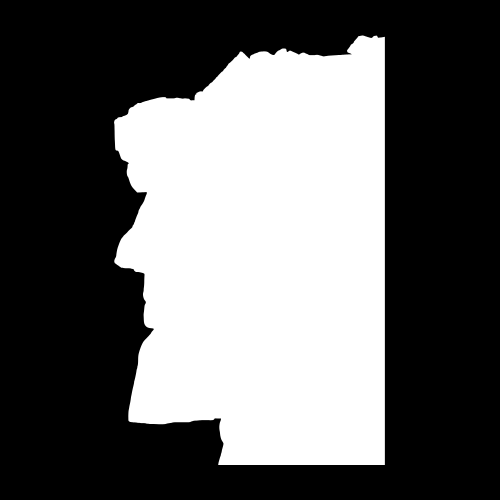
#> input picture brand/icon.png, 1000 x 1000 px (shown at 1/2 size)
$ python -i build_brand.py   (imports and definitions only)
#> lines starting #> are read from the running program, lines starting #| are printed output that depends on the picture; after the words box and inside, x2 and y2 are one past the last pixel; in counts of white or black regions, pixels touching at a corner belong together
### _paths.py
#!/usr/bin/env python3
# GRANITE_VERSION: 2026-10-06.5
"""
Where the code lives, so that every script and module is found by its bare name.

    import _paths                        # every code folder on the import path
    _paths.script("narrative.py")        # the one file of that name, to run
    _paths.find("keys.py")               # the same, or None where there is none
    _paths.locate("keys.py")             # the same, or ROOT / name where there is none
    _paths.code_files("fetch_*.py")      # every code file whose name matches
    _paths.ROOT                          # the repository root

THE FOLDERS. Code lives at the root (what people, workflows and schedulers run
by name), under src/ (everything those call, and in src/ops/ the operations
tools the workflows, the morning triage and a person run by their path:
src/README.md says which folder holds what and where a new file goes), in
watchers/ (the General Court lane) and in tests/. The data is not code and is
not here: README.md's "What's where" names its five folders. SRC_DIRS lists
the folders under src/; CODE_DIRS (every code folder) and SCRIPT_DIRS (the
root and src/, which the guards that read every script read) are made from
it. A new folder under src/ goes on SRC_DIRS in the same commit, and
preflight fails until it does.

NAMES ARE UNIQUE ACROSS THEM, and every import and every launch is by bare
name. So moving a file from one code folder to another changes no import, no
build_all step, no lane queue line and no command anything else starts:
`import narrative` and build_all's "narrative.py" find src/parse/narrative.py
exactly as they found ./narrative.py. preflight fails on two files of one
name, and script() refuses to choose between them.

THE BOOTSTRAP. Every runnable script starts with these lines, after its
docstring and before it imports anything of this project's:

    # The bootstrap: _paths.py, found above this file, puts every code folder on the import path.
    import sys
    from pathlib import Path
    sys.path += [str(p) for p in Path(__file__).resolve().parents if (p / "_paths.py").is_file()][:1]
    import _paths  # noqa: E402,F401

It walks up from the script's own file to the nearest folder holding this one,
so a script at the root and one three folders down under src/ start the same
way, from any working directory. It appends, so the root lands behind the
standard library and what is installed; the import below then puts every
code folder, the root among them, ahead of both, each once (_on_path). A
module imported later runs its own bootstrap and appends the root again,
behind everything, where it decides nothing. Where no _paths.py is above the
file, nothing is added and `import _paths` fails by name, which is the error
to see. preflight holds every runnable script to BOOTSTRAP, word for word,
and runs it from a folder under src/ to see the root come out in front.

LAUNCHING A SCRIPT. Anything that starts another of this project's scripts as
a process goes through script(): build_all's steps, nightly.run, the laptop's
evening job, the lane, livestreams' and the caption tools' children, and
preflight. script() takes a bare name, or a name with a folder in it as a
lane line has ("watchers/rest.py"), and finds the file by its bare name, so a
line written before a move still finds the file after it. That is why the
lane's queue never has to change: rewriting a line would run it again.

PATHS FOUND FROM A FILE. A module that needs the repository root uses ROOT,
not Path(__file__).parent, which is the root only while the file sits at it.

THE BROWSER'S FILES. bills.html, the template every record page is built
from, and the app.js, app.css and find.js it loads are code a builder reads
rather than runs. Since the folder move's stage 5 (8 October 2026) they sit in
src/pages/ beside the builders that read them, and dom_stub.js, the stand-in
for a browser that preflight runs app.js against in node, sits in tests/. A
builder reads them at src/pages/ under the folder it runs in, as it reads the
data, so that a fixture is built from the copies laid out in it. locate()
finds each by its bare name, as it finds a script (BROWSER), so that
versions.json, inventory and preflight name them as they did at the root; a
name with a folder in it is taken as written, because site/bills.html is the
built copy and not the source.

Nothing here reads data, asks the network or writes anything.
"""

import os
import sys
from pathlib import Path

ROOT = Path(__file__).resolve().parent

# Every folder that holds code, relative to the root, which is "". Order does
# not decide anything -- names are unique -- but it is the order a person
# reads them in: what is run by name, then src/ as src/README.md lists it,
# then the lane and the tests. A new folder under src/ goes on SRC_DIRS, and
# CODE_DIRS and SCRIPT_DIRS follow; a folder put on CODE_DIRS alone would be
# importable and yet unread by every guard that reads SCRIPT_DIRS.
SRC_DIRS = (
    "src/fetch/gc_web",
    "src/fetch/gc_db",
    "src/fetch/youtube",
    "src/fetch/other",
    "src/parse",
    "src/towns",
    "src/hearings",
    "src/pages",
    "src/checks",
    "src/lib",
    "src/ops",
)
CODE_DIRS = ("",) + SRC_DIRS + ("watchers", "tests")

# The root and src/: where every script that is neither the lane nor a test
# lives. Before src/ existed they were all at the root, so a guard that read
# the root's *.py reads these, and reads the same files after a move.
SCRIPT_DIRS = ("",) + SRC_DIRS

# The kinds of file locate() finds by a bare name besides a script: the
# browser's (see THE BROWSER'S FILES), in src/pages/ and tests/.
BROWSER = (".js", ".css", ".html")

# The lines every runnable script carries, word for word (see THE BOOTSTRAP).
BOOTSTRAP = (
    "# The bootstrap: _paths.py, found above this file, puts every code folder on the import path.\n"
    "import sys\n"
    "from pathlib import Path\n"
    "sys.path += [str(p) for p in Path(__file__).resolve().parents"
    " if (p / \"_paths.py\").is_file()][:1]\n"
    "import _paths  # noqa: E402,F401\n"
)


def code_dirs(root=None, dirs=CODE_DIRS):
    """The folders of `dirs` that exist under `root` (this repository's by
    default), as absolute paths, in that order."""
    base = Path(root).resolve() if root is not None else ROOT
    return [base / d if d else base for d in dirs if (base / d).is_dir()]


# [50 lines left out: functions code_files, find, script, locate, not called in this run]


def _on_path():
    """Every code folder on sys.path ahead of the standard library and what is
    installed, each once, so that a module of ours is never shadowed by an
    installed one of the same name.

    A code folder already ahead of them keeps its place: the script's own,
    which Python puts first, or one a check put first for a fixture. A copy
    behind them goes, and a code folder found only there is put in front with
    the rest. That is the root, for a script under src/: the bootstrap
    appends it, behind site-packages. For a script at the root it is the
    root's second copy, which goes."""
    def key(p):
        return os.path.normcase(str(Path(p).resolve()))
    homes = {key(p) for p in (sys.base_prefix, sys.prefix, sys.base_exec_prefix, sys.exec_prefix)}
    keys = [key(p) if p else "" for p in sys.path]
    # Where the interpreter's own entries start: its standard library's zip,
    # then the library, then site-packages, all inside the folder it was
    # installed in (or the virtual environment's).
    start = next((i for i, k in enumerate(keys) if k and any(
        k == h or k.startswith(h.rstrip(os.sep) + os.sep) for h in homes)), len(keys))
    ours = {key(d): str(d) for d in code_dirs()}
    ahead = {k for k in keys[:start] if k}
    kept = [p for i, (p, k) in enumerate(zip(sys.path, keys)) if i < start or k not in ours]
    sys.path[:] = [d for k, d in ours.items() if k not in ahead] + kept


_on_path()

### src/pages/build_brand.py
#!/usr/bin/env python3
# GRANITE_VERSION: 2026-09-12.22
"""
Turn the drawn logo and icon into the files a site needs, once.

    python3 src/pages/build_brand.py            # reads brand/, writes assets/
    python3 src/pages/build_brand.py --check    # says what is missing, writes nothing

WHY THIS EXISTS AS A BUILD STEP

`site/` is generated and gitignored, so an icon dropped in there disappears on
the next build. The drawn originals live in `brand/`; this writes the derived
files into `assets/`, which `build_pages.py` copies into `site/` beside the
pages. One source, one copy step.

NONE OF THE PICTURES IS IN THE REPOSITORY. This script is MIT like the rest of
the code; what it reads and what it draws are not. The project's originals are
a bought clipart Old Man of the Mountain and an artist's licensed drawing, and
on 1 October 2026 the clipart came out of git as the drawing already was (the
person's decision of the day before; commits from before the removal still
carry it): brand/ and the images in assets/ are gitignored, they live on the
machine that builds the site, and GitHub's nightly gets assets/ from the
private kit (cloud_kit.json). DATA.md has the terms. So a clone has no brand/
and this stops at the first missing original, saying what a fork should put
there to draw its own (need(), below).

THE FAVICON SET IS A MONOGRAM SINCE 17 OCTOBER 2026: Playfair Display's "G" at
weight 700 -- the logo wordmark's own face, a step bolder than the wordmark's 600
so it holds at 16 pixels (the person, 17 October 2026), matched letter for letter
against the lockup after a first draw in the header's Source Serif read as a
different font (the person) -- light on the site's dark ground,
the person's choice A of three (G alone, GR side by side, GR stacked), because
it reads at 16 pixels where the silhouette below did not read easily. Its
outline is the glyph's own, taken from the font (OFL) with fontTools into
brand/monogram.svg, one path with its box at the origin, and brand/monogram.png
is the same letter white on a black square. The clipart below is the SMALL mark. Since 24 September the logo proper is
Debra Caplan's drawing (see write_licensed): her lockups draw the home page's
heading and the link cards, and since 1 October her drawing alone is the
header's mark, all into assets/licensed/, which build_pages.py lays over
these. The favicon and the tab icons were this clipart until 14 October
2026; since then they are a silhouette of her drawing (BBOX, below), because
the detailed drawing does not read at 16 to 32 pixels and the silhouette
does.

WHAT IS DERIVED, AND WHY EACH ONE

  icon.svg          the profile on a dark tile, at any size a tab, a bookmark
                    or a pinned shortcut asks for. The framing is measured off
                    the drawn PNG rather than guessed, so the composition is
                    the same; the colours are not. This is #F4F5F3 on #111514,
                    the site's own ink and ground, while the drawing and every
                    PNG below it are pure white on pure black -- so a browser
                    that takes the SVG and one that falls back to a PNG show
                    slightly different grounds.
  icon-32/180/512   PNG fallbacks. Safari wants a PNG for apple-touch-icon
                    and a manifest wants real bitmaps.
  icon-512-pad      the maskable one: Android crops an icon to whatever shape
                    the launcher uses, so the mark sits inside the middle 80%.
  favicon.ico       for the bare /favicon.ico a browser asks for anyway, in
                    the three sizes that file format is actually used at.
  og.png            1200x630 for a shared link's card, the black-on-white
                    lockup on white so the card is seamless rather than a
                    black block inside a white border, with the site's slogan
                    under it as a section card names its kind (since 24
                    October 2026; chrome.SLOGAN).
  og-<kind>.png     the same card per kind of page -- bill, legislator,
                    committee, learn, town -- with the kind named under the
                    lockup, so a shared bill and a shared legislator do not
                    unfurl identically. OG_SECTIONS below is the list.
  lockup.png        the profile and "Granite Record" together, as the home
                    page's heading: the black-on-white lockup turned into an
                    alpha mask (ink opaque, paper clear) and cut to the ink's
                    own box. Used as a CSS mask over the text colour, like
                    the header's mark, so one file is right in both themes --
                    the two drawn lockups carry a solid black or white ground,
                    which would sit on the page as a box in either.
  licensed/mark.png the header's mark, from the artist's drawing: see
                    write_licensed. There is no clipart twin since 1 October
                    (mark.svg is no longer drawn), because a header without
                    the drawing is the wordmark alone, on purpose.

A NOTE ON THE ORIGINALS' NAMES. They arrived as "Logo Black.png" and "Logo
White.png", named for their BACKGROUND: the first is the white wordmark on
black. brand/ holds them as logo-on-black.png and logo-on-white.png, named for
what they are, because the first draft of this script read the wrong one and
put a black tile in a white frame on every shared link. Byte-identical copies
under the arrival names (and Icon.png) sat at the root of the person's own
folder, untracked, until the prune of 6 October 2026 listed them to be moved
aside; nothing read them. This script reads brand/ only.
"""
# The bootstrap: _paths.py, found above this file, puts every code folder on the import path.
import sys
from pathlib import Path
# [1 line not run here, left out]
import _paths  # noqa: E402,F401

import argparse
import re

# The repository root, wherever this file sits (_paths.py): the data it
# reads is the root's.
ROOT = _paths.ROOT
BRAND = ROOT / "brand"
OUT = ROOT / "assets"

# The profile's own bounding box inside brand/old-man.svg's viewBox. Since 14
# October 2026 the small mark is no longer the bought clipart (whose box in
# its 210x297 viewBox was 23.805, 15.638, 156.228, 248.628) but a silhouette
# of Debra Caplan's drawing, the person's choice "E": the gaps between her
# strokes bridged with a round brush (up to 8px of the 474x774 drawing, at 4x)
# and the holes filled, her ink kept exactly, the signature left out, and the
# one shape traced -- so the outline is her own outer strokes. The first cut
# used a square 31px brush and its edge read as blocky and jagged (the person,
# 14 October 2026). The viewBox is the drawing's; this is the shape's box in
# it. A fork with its own old-man.svg measures its own.
# Since 17 October 2026 the icons are the monogram: its path's box is the
# glyph's own, moved to the origin when the path was taken from the font.
BBOX = (0.0, 0.0, 669.0, 736.0)
ICON_SVG = "monogram.svg"
ICON_PNG = "monogram.png"

# THE LETTER, THICKENED FOR SMALL SIZES (the owner, 24 October 2026: "make the
# favicon G a bit more bold at the top and bottom since the font makes it have
# really thin sections there that don't read easily on a favicon scale ... I
# like the style of that font of G, it just needs to be more readable at a
# small scale"). Playfair Display's hairlines, the G's top and bottom arcs,
# are thinner than a pixel at 16px and drew grey beside a solid stem. So the
# letter is drawn with a pen around its own outline, in its own colour: an
# ellipse ICON_PEN font units out on each side, across and up-and-down, so
# the arcs gain most and the stems little and the letter stays the font's.
# Chosen from four drawn at 16 to 64px: 4 by 14 still drew the arcs grey,
# 12 by 12 thickened the stems as much as the arcs, and 8 by 34 gave the
# arcs solid pixels at 16px with the letter's shape kept at 64.
ICON_PEN = (8, 34)

# What a fork puts in brand/ to draw its own icons, said once and printed by
# need() and --check. The project's own are not in the repository.
ORIGINALS = (
    ("monogram.svg", "the icon's letter as an SVG with exactly one <path> (and "
                     "BBOX in this file set to that path's own box)"),
    ("monogram.png", "the icon's letter, light on a flat dark square"),
    ("logo-on-white.png", "the mark with the site's name, dark ink on white"),
)


# [165 lines left out: functions need, path_data, icon_framing, pen_path, thicken, write_icon_svg and 1 more, not called in this run]


# ONE CARD PER KIND OF PAGE, rather than one card for everything or one for
# each record. The drawing og.png carries, a little smaller, with the kind of
# page named under it in the site's small capitals, so a shared bill and a
# shared legislator do not unfurl identically.
OG_SECTIONS = {
    # THE LOGO CARD TOO, every page's that names no kind (the owner, 24
    # October 2026: the slogan "into link previews when the site is shared"):
    # chrome.SLOGAN in the same small capitals, without its full stop.
    "og.png": "NEW HAMPSHIRE GOVERNMENT, IN ONE PLACE",
    "og-bill.png": "BILLS  \u00b7  VOTES  \u00b7  HEARINGS",
    "og-legislator.png": "LEGISLATORS  \u00b7  VOTING RECORDS",
    "og-committee.png": "COMMITTEES  \u00b7  HEARINGS",
    "og-learn.png": "HOW NEW HAMPSHIRE WORKS",
    "og-town.png": "WHO REPRESENTS YOUR TOWN",
}
# A bold sans for the label, wherever this runs. The cards are kept in
# assets/ on the machine that has them, so this is needed only when they are
# drawn again.
LABEL_FONTS = ("C:/Windows/Fonts/arialbd.ttf",
               "/usr/share/fonts/truetype/dejavu/DejaVuSans-Bold.ttf",
               "/System/Library/Fonts/Supplemental/Arial Bold.ttf")


# [51 lines left out: functions write_og_sections, _section_cards, write_lockup, not called in this run]


# THE ARTIST'S LOGO (24 September 2026). Debra Caplan of Peterborough drew the
# mark; her two lockups -- the drawing with "Granite Record" on one line, and
# stacked -- are licensed to the project. The person asked that her files never
# be in the public repository, so they live in brand/licensed/ and everything
# drawn from them goes to assets/licensed/, and both are gitignored.
# build_pages.py lays assets/licensed/ over assets/ when it is there.
#
# WHAT THE DRAWING IS USED FOR, AND WHAT IT IS NOT. The home page's heading
# (the stacked lockup, in the narrow middle column), the link cards (the
# one-line lockup, which fits a 1200x630 card) and, since 1 October, the
# header's mark (the drawing alone). The favicon and the tab icons stay the
# clipart above: the detailed drawing does not read at 16 to 32 pixels.
#
# THE HEADER'S MARK. At the old mark's 15x24 the drawing is a grey fleck --
# its ink covers 27% of its own box where the clipart's covered 83% -- so the
# person chose, from a rendered comparison, the whole drawing in a 33x56 box
# beside the live-text wordmark, and accepted a taller bar for it. The file
# is the ink as an alpha mask at MARK_SCALE times that box: 2x is a laptop,
# 3x is most phones, and at 99x168 the file is about 9 KB, fetched once for
# every page. app.css draws it (its MARK region) and build_pages.py keeps
# that rule only where this file exists; preflight ties the three together.
LICENSED = BRAND / "licensed"
LICENSED_OUT = OUT / "licensed"
HEADER_MARK = "mark.png"      # build_pages.HEADER_MARK
MARK_BOX = (33, 56)           # CSS pixels: app.css, MARK region
MARK_SCALE = 3


def _licensed(stem):
    return next((LICENSED / f"{stem}{ext}" for ext in (".png", ".webp")
                 if (LICENSED / f"{stem}{ext}").exists()), None)


# [32 lines left out: functions _ink, write_header_mark, not called in this run]


# THE MARK IN AN EMAIL (22 October 2026). The person asked for the email's
# logo to be "more readable" and its accessibility checked. mark.png is a
# mask: black ink on nothing, which the site's stylesheet colours. An email
# has no stylesheet to colour it, and a mail app in dark mode darkens the
# ground behind an image but never the image, so the black drawing vanished
# on a dark screen. So the email gets its own copy: the same ink, in the
# emails' ink colour, on a white tile with rounded corners. On a white email
# the tile is invisible; on a dark one it is a small white card with the
# drawing on it. It is drawn at the site header's 33x56 box (the email had
# shrunk it to 26x44), plus MAIL_PAD on every side, at MARK_SCALE.
#
# build_pages.py makes it from mark.png wherever it places mark.png, so it
# needs nothing in the kit; workers/follow/mail.js names it (MARK there).
MAIL_MARK = "mail-mark.png"
MAIL_INK = (0x1C, 0x21, 0x26)   # mail.js PALETTE.ink
MAIL_PAD = 4                    # CSS pixels around the drawing
MAIL_RADIUS = 8                 # CSS pixels, the tile's corners


def mail_mark(path):
    """The email's mark as PNG bytes, from the header's mark at `path`, or
    None where that file has no ink."""
#> called with path = '../../brand/icon.png'
    import io
    from PIL import Image, ImageDraw
    im = Image.open(path).convert("RGBA")
    a = im.getchannel("A")
#> a: PIL image 1000x1000 L; every value is 255
    if a.getextrema()[0] == 255:       # opaque: the ink is what is dark
        a = im.convert("L").point(lambda v: 255 - v)
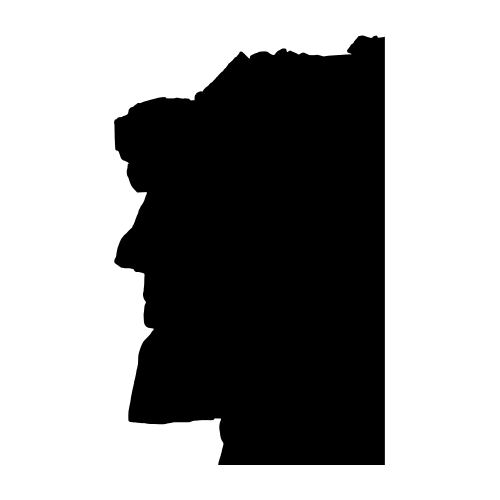
#> a: PIL image 1000x1000 L (shown at 1/2 size); min 0, max 255, mean 156.2
    box = a.getbbox()
#> box = (0, 0, 1000, 1000)
    if not box:
        return None
    a = a.crop(box)
    s = MARK_SCALE
    bw, bh = MARK_BOX[0] * s, MARK_BOX[1] * s
    k = min(bw / a.width, bh / a.height)
    a = a.resize((max(1, round(a.width * k)), max(1, round(a.height * k))), Image.LANCZOS)
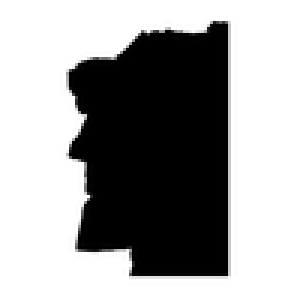
#> a: PIL image 99x99 L (shown 3 times larger); min 0, max 255, mean 156.2
    W, H = bw + 2 * MAIL_PAD * s, bh + 2 * MAIL_PAD * s
    # The tile's corners drawn four times over and brought down, so they are
    # smooth rather than stepped.
    big = Image.new("L", (W * 4, H * 4), 0)
#> big: PIL image 492x768 L; every value is 0
    ImageDraw.Draw(big).rounded_rectangle((0, 0, W * 4 - 1, H * 4 - 1),
                                          radius=MAIL_RADIUS * s * 4, fill=255)
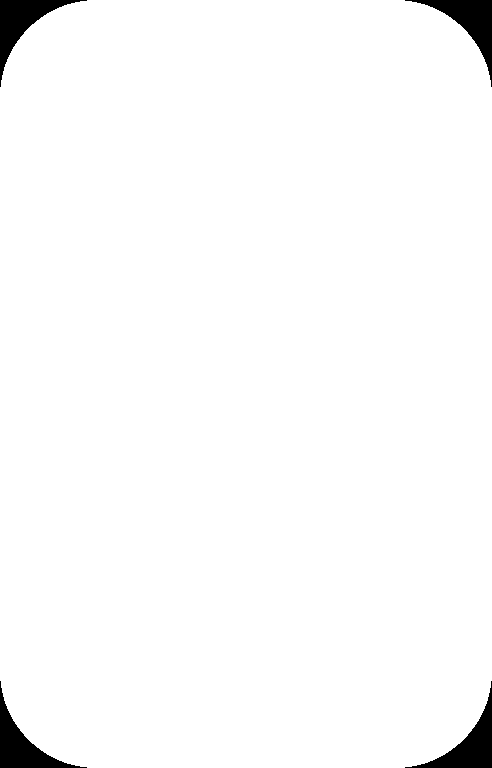
#> big: PIL image 492x768 L; 97.9% white; 4 black regions, box (x1, y1, x2, y2) and area: (0, 0, 87, 87) 2004, (405, 0, 492, 87) 2004, (0, 681, 87, 768) 2004, (405, 681, 492, 768) 2004
    tile = Image.new("RGBA", (W, H), (255, 255, 255, 0))
    tile.putalpha(big.resize((W, H), Image.LANCZOS))
#> (the rest of the program and of its run is left out)
